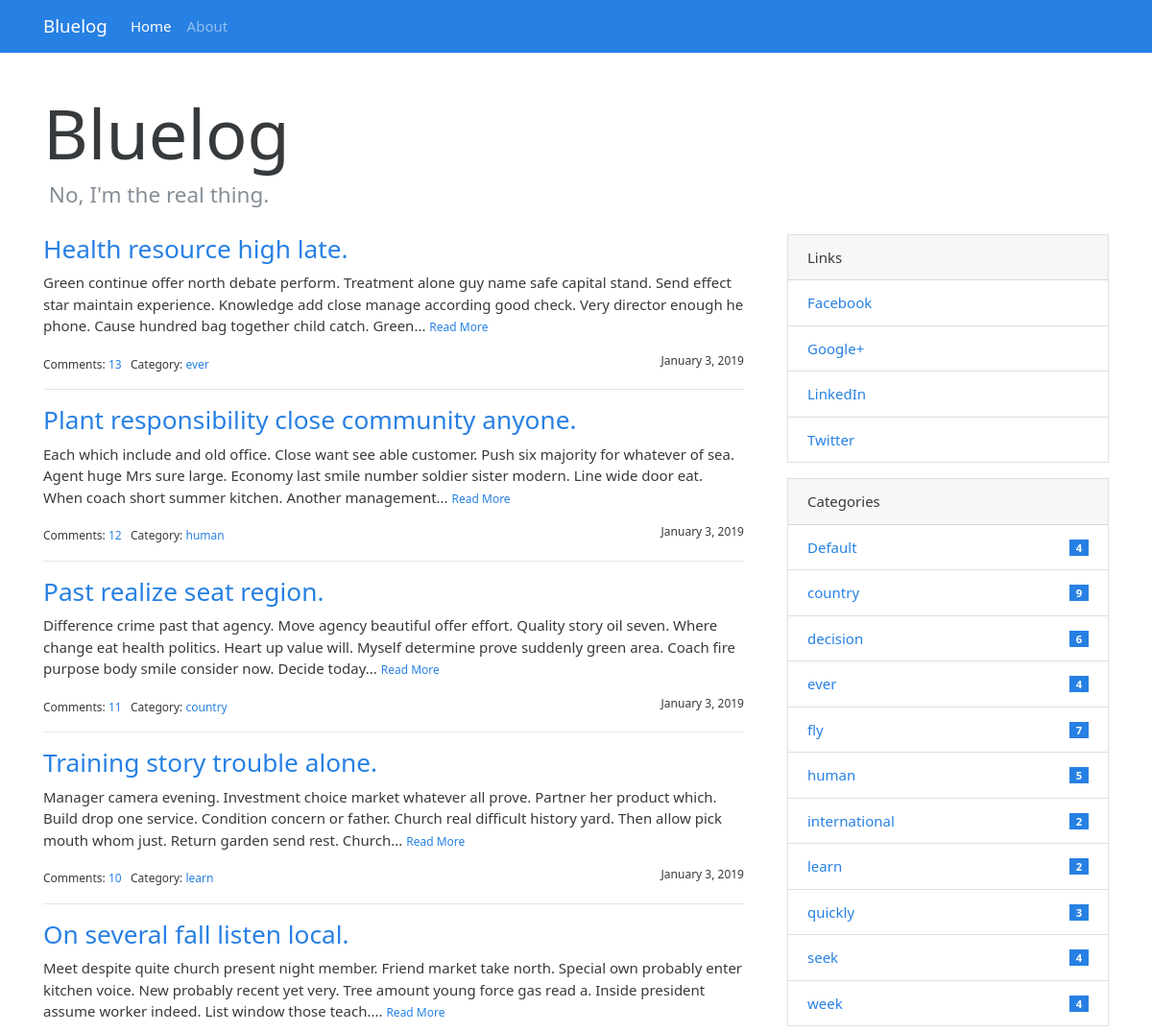
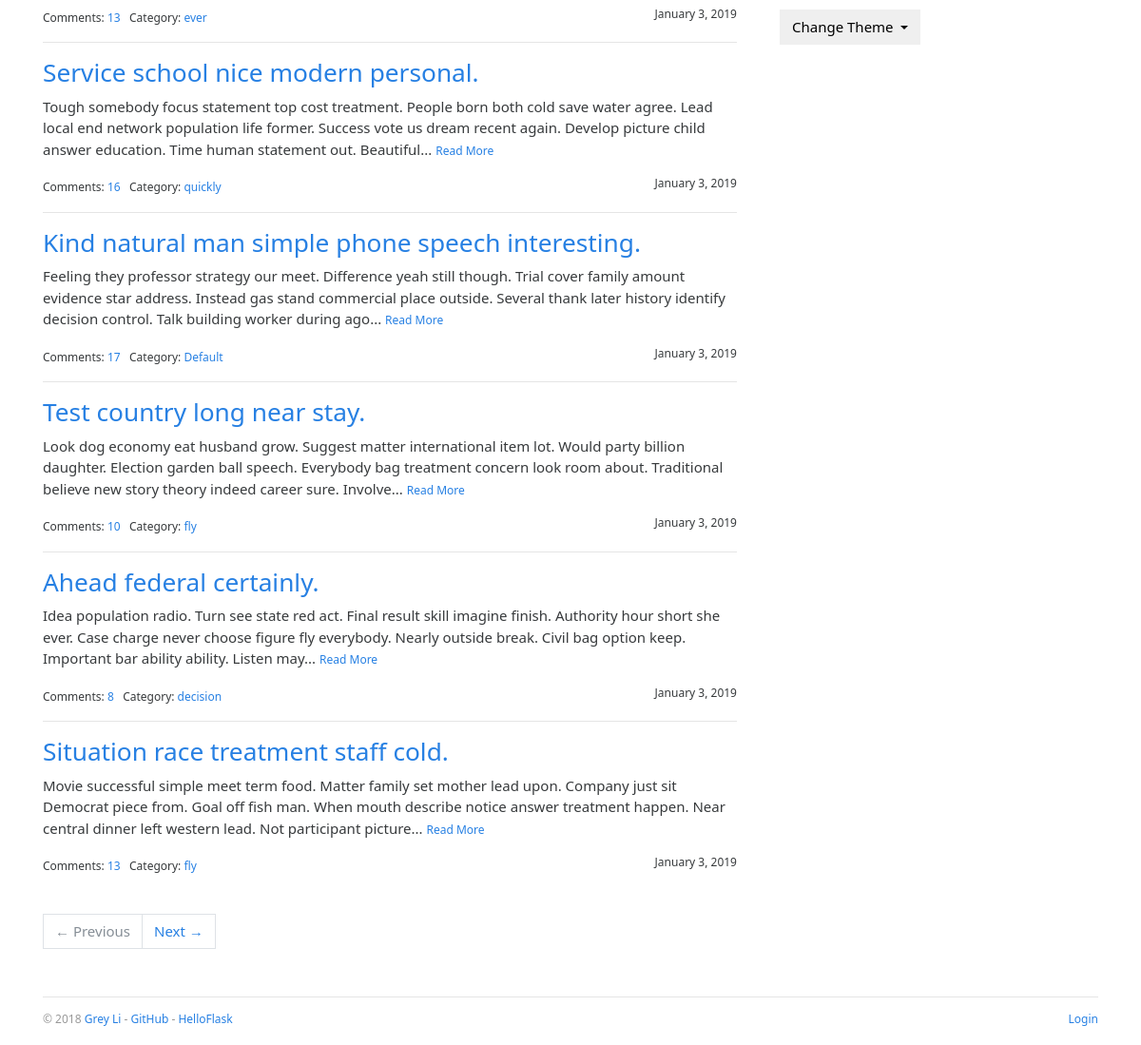
The page / on the database its author committed (2 pictures, top to bottom).
### ishareblog/models.py (models this page shows, shortened)
class Admin(db.Model, UserMixin):
    id = db.Column(db.Integer, primary_key=True)
    username = db.Column(db.String(20))
    password_hash = db.Column(db.String(128))
    blog_title = db.Column(db.String(60))
    blog_sub_title = db.Column(db.String(100))
    name = db.Column(db.String(30))
    about = db.Column(db.Text)

class Post(db.Model):
    id = db.Column(db.Integer, primary_key=True)
    title = db.Column(db.String(60))
    body = db.Column(db.Text)
    timestamp = db.Column(db.DateTime, default=datetime.utcnow, index=True)
    can_comment = db.Column(db.Boolean, default=True)
    category_id = db.Column(db.Integer, db.ForeignKey('category.id'))
    category = db.relationship('Category', back_populates='posts')
    comments = db.relationship('Comment', back_populates='post', cascade='all, delete-orphan')

class Category(db.Model):
    id = db.Column(db.Integer, primary_key=True)
    name = db.Column(db.String(30), unique=True)
    posts = db.relationship('Post', back_populates='category')

class Link(db.Model):
    id = db.Column(db.Integer, primary_key=True)
    name = db.Column(db.String(30))
    url = db.Column(db.String(255))

### ishareblog/blueprints/blog.py (the view)
@blog_bp.route('/')
def index():
    page = request.args.get('page', 1, type=int)
    per_page = current_app.config['BLUELOG_POST_PER_PAGE']
    pagination = Post.query.order_by(Post.timestamp.desc()).paginate(page, per_page=per_page)
    posts = pagination.items
    return render_template('blog/index.html', pagination=pagination, posts=posts)

### ishareblog/__init__.py (called while the page is built)
def register_template_context(app):
    @app.context_processor
    def make_template_context():
        admin = Admin.query.first()
        categories = Category.query.order_by(Category.name).all()
        links = Link.query.order_by(Link.name).all()
        if current_user.is_authenticated:
            unread_comments = Comment.query.filter_by(reviewed=False).count()
        else:
            unread_comments = None
        return dict(
            admin=admin, categories=categories,
            links=links, unread_comments=unread_comments)

def register_request_handlers(app):
    @app.after_request
    def query_profiler(response):
        for q in get_debug_queries():
            if q.duration >= app.config['BLUELOG_SLOW_QUERY_THRESHOLD']:
                app.logger.warning(
                    'Slow query: Duration: %fs\n Context: %s\nQuery: %s\n '
                    % (q.duration, q.context, q.statement)
                )
        return response

### ishareblog/templates/blog/index.html (shortened to what this page needs)
{% extends 'base.html' %}
{% from 'bootstrap/pagination.html' import render_pager %}
{% block content %}
    <div class="page-header">
        <h1 class="display-3">{{ admin.blog_title|default('Blog Title') }}</h1>
        <h4 class="text-muted">&nbsp;{{ admin.blog_sub_title|default('Blog Subtitle') }}</h4>
    </div>
    <div class="row">
        <div class="col-sm-8">
            {% include 'blog/_posts.html' %}
            {% if posts %}
                <div class="page-footer">{{ render_pager(pagination) }}</div>
            {% endif %}
        </div>
        <div class="col-sm-4 sidebar">
            {% include 'blog/_sidebar.html' %}
        </div>
    </div>
{% endblock %}

### ishareblog/templates/base.html (shortened to what this page needs)
{% from 'bootstrap/nav.html' import render_nav_item %}
<!DOCTYPE html>
<html lang="en">
<head>
    {% block head %}
        <link rel="stylesheet"
              href="{{ url_for('static', filename='css/%s.min.css' % request.cookies.get('theme', 'perfect_blue')) }}"
              type="text/css">
        <link rel="stylesheet" href="{{ url_for('static', filename='css/style.css') }}" type="text/css">
    {% endblock head %}
</head>
<body>
{% block nav %}
    <nav class="navbar navbar-expand-lg navbar-dark bg-primary">
        <div class="container">
            <a class="navbar-brand" href="{{ url_for('blog.index') }}">{{ admin.blog_title }}</a>
            <div class="collapse navbar-collapse" id="navbarColor01">
                <ul class="navbar-nav mr-auto">
                    {{ render_nav_item('blog.index', 'Home') }}
                    {{ render_nav_item('blog.about', 'About') }}
                </ul>
            </div>
        </div>
    </nav>
{% endblock nav %}
<main class="container">
    {% block content %}{% endblock content %}
    {% block footer %}
        <footer>
            <p class="float-left">
                <small> &copy; 2018 <a href="http://greyli.com" title="Written by Grey Li">Grey Li</a> -
                    <a href="https://github.com/greyli/bluelog" title="Fork me on GitHub">GitHub</a> -
                    <a href="http://helloflask.com" title="A HelloFlask project">HelloFlask</a>
                </small>
            </p>
            <p class="float-right">
                <small>
                    {% if current_user.is_authenticated %}
                        <a href="{{ url_for('auth.logout', next=request.full_path) }}">Logout</a>
                    {% else %}
                        <a href="{{ url_for('auth.login', next=request.full_path) }}">Login</a>
                    {% endif %}
                </small>
            </p>
        </footer>
    {% endblock footer %}
</main>
</body>
</html>

### ishareblog/templates/blog/_posts.html (shortened to what this page needs)
{% if posts %}
    {% for post in posts %}
        <h3 class="text-primary"><a href="{{ url_for('.show_post', post_id=post.id) }}">{{ post.title }}</a></h3>
        <p>
            {{ post.body|striptags|truncate }}
            <small><a href="{{ url_for('.show_post', post_id=post.id) }}">Read More</a></small>
        </p>
        <small>
            Comments: <a href="{{ url_for('.show_post', post_id=post.id) }}#comments">{{ post.comments|length }}</a>&nbsp;&nbsp;
            Category: <a
                href="{{ url_for('.show_category', category_id=post.category.id) }}">{{ post.category.name }}</a>
            <span class="float-right">{{ moment(post.timestamp).format('LL') }}</span>
        </small>
        {% if not loop.last %}
            <hr>
        {% endif %}
    {% endfor %}
{% endif %}

### ishareblog/templates/blog/_sidebar.html (shortened to what this page needs)
{% if links %}
    <div class="card mb-3">
        <div class="card-header">Links</div>
        <ul class="list-group list-group-flush">
            {% for link in links %}
                <li class="list-group-item  list-group-item-action d-flex justify-content-between align-items-center">
                    <a href="{{ link.url }}" target="_blank">{{ link.name }}</a>
                </li>
            {% endfor %}
        </ul>
    </div>
{% endif %}
{% if categories %}
    <div class="card mb-3">
        <div class="card-header">Categories</div>
        <ul class="list-group list-group-flush">
            {% for category in categories %}
                <li class="list-group-item  list-group-item-action d-flex justify-content-between align-items-center">
                    <a href="{{ url_for('blog.show_category', category_id=category.id) }}">
                        {{ category.name }}
                    </a>
                    <span class="badge badge-primary badge-pill"> {{ category.posts|length }}</span>
                </li>
            {% endfor %}
        </ul>
    </div>
{% endif %}
<div class="dropdown">
    <button class="btn btn-default dropdown-toggle" type="button" id="dropdownMenuButton"
            data-toggle="dropdown" aria-haspopup="true" aria-expanded="false">
        Change Theme
    </button>
</div>

### ishareblog/static/css/style.css (style rules this page uses)
nav { margin-bottom: 20px; }
.page-header { padding-top: 20px; padding-bottom: 20px; }
.sidebar { padding-left: 30px; }
footer { margin-top: 30px; padding: 10px 0 40px; color: #999; border-top: 1px solid #e5e5e5; }
.page-footer { padding-top: 40px; }

### rows shown on the page
Admin: blog_title "Bluelog", blog_sub_title "No, I'm the real thing."
Post: title "Health resource high late.", body "Green continue offer north debate perform. Treatment alone guy name safe capital stand. Send effect star maintain experience. Knowledge add close manage according good check. Very director enough he phone. Cause hundred bag together child catch. Green...", comments|length "13", category.name "ever", timestamp "January 3, 2019"
Post: title "Plant responsibility close community anyone.", body "Each which include and old office. Close want see able customer. Push six majority for whatever of sea. Agent huge Mrs sure large. Economy last smile number soldier sister modern. Line wide door eat. When coach short summer kitchen. Another management...", comments|length "12", category.name "human", timestamp "January 3, 2019"
Post: title "Past realize seat region.", body "Difference crime past that agency. Move agency beautiful offer effort. Quality story oil seven. Where change eat health politics. Heart up value will. Myself determine prove suddenly green area. Coach fire purpose body smile consider now. Decide today...", comments|length "11", category.name "country", timestamp "January 3, 2019"
Post: title "Training story trouble alone.", body "Manager camera evening. Investment choice market whatever all prove. Partner her product which. Build drop one service. Condition concern or father. Church real difficult history yard. Then allow pick mouth whom just. Return garden send rest. Church...", comments|length "10", category.name "learn", timestamp "January 3, 2019"
Post: title "On several fall listen local.", body "Meet despite quite church present night member. Friend market take north. Special own probably enter kitchen voice. New probably recent yet very. Tree amount young force gas read a. Inside president assume worker indeed. List window those teach....", comments|length "13", category.name "ever", timestamp "January 3, 2019"
Post: title "Service school nice modern personal.", body "Tough somebody focus statement top cost treatment. People born both cold save water agree. Lead local end network population life former. Success vote us dream recent again. Develop picture child answer education. Time human statement out. Beautiful...", comments|length "16", category.name "quickly", timestamp "January 3, 2019"
Post: title "Kind natural man simple phone speech interesting.", body "Feeling they professor strategy our meet. Difference yeah still though. Trial cover family amount evidence star address. Instead gas stand commercial place outside. Several thank later history identify decision control. Talk building worker during ago...", comments|length "17", category.name "Default", timestamp "January 3, 2019"
Post: title "Test country long near stay.", body "Look dog economy eat husband grow. Suggest matter international item lot. Would party billion daughter. Election garden ball speech. Everybody bag treatment concern look room about. Traditional believe new story theory indeed career sure. Involve...", comments|length "10", category.name "fly", timestamp "January 3, 2019"
Post: title "Ahead federal certainly.", body "Idea population radio. Turn see state red act. Final result skill imagine finish. Authority hour short she ever. Case charge never choose figure fly everybody. Nearly outside break. Civil bag option keep. Important bar ability ability. Listen may...", comments|length "8", category.name "decision", timestamp "January 3, 2019"
Post: title "Situation race treatment staff cold.", body "Movie successful simple meet term food. Matter family set mother lead upon. Company just sit Democrat piece from. Goal off fish man. When mouth describe notice answer treatment happen. Near central dinner left western lead. Not participant picture...", comments|length "13", category.name "fly", timestamp "January 3, 2019"
Link: name "Facebook"
Link: name "Google+"
Link: name "LinkedIn"
Link: name "Twitter"
Category: name "Default", posts|length "4"
Category: name "country", posts|length "9"
Category: name "decision", posts|length "6"
Category: name "ever", posts|length "4"
Category: name "fly", posts|length "7"
Category: name "human", posts|length "5"
Category: name "international", posts|length "2"
Category: name "learn", posts|length "2"
Category: name "quickly", posts|length "3"
Category: name "seek", posts|length "4"
Category: name "week", posts|length "4"

### other values the page prints
{{ render_nav_item('blog.index', 'Home') }} "Home"
{{ render_nav_item('blog.about', 'About') }} "About"
{{ render_pager(pagination) }} "← Previous Next →"
